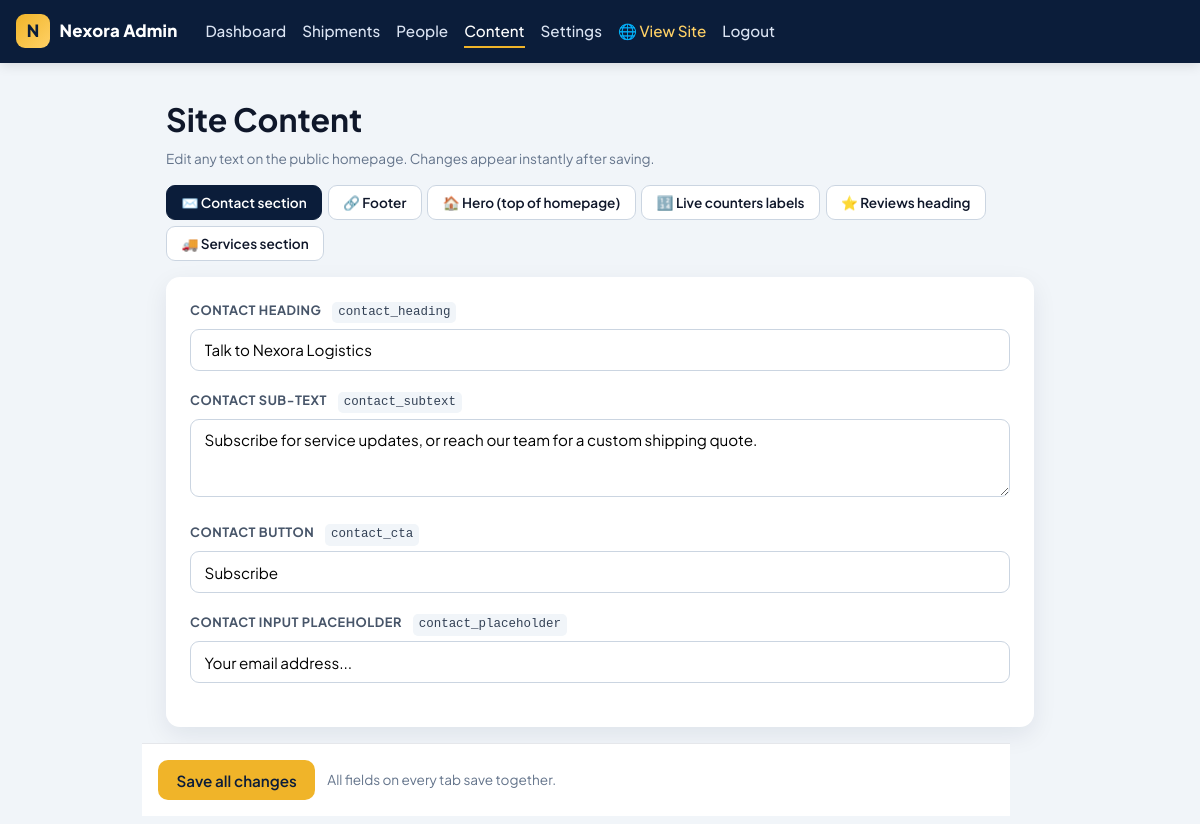
/admin/site-content.php (signed in), run on the app's committed database.
### tables this page shows
CREATE TABLE site_content (
    id INTEGER PRIMARY KEY AUTOINCREMENT,
    section TEXT NOT NULL,
    content_key TEXT NOT NULL UNIQUE,
    label TEXT NOT NULL,
    value TEXT NOT NULL DEFAULT '',
    multiline INTEGER NOT NULL DEFAULT 0,
    sort_order INTEGER NOT NULL DEFAULT 0,
    updated_at TEXT NOT NULL DEFAULT CURRENT_TIMESTAMP
);

### app/helpers.php (called while the page is built, shortened)
<?php
function nxWebBase(): string
{
    $script = str_replace('\\', '/', (string) ($_SERVER['SCRIPT_NAME'] ?? ''));
    $dir = rtrim(str_replace('\\', '/', dirname($script)), '/');
    if (preg_match('#^(.*?)/(?:admin/api|admin)$#', $dir, $m)) {
        $dir = $m[1];
    }
    return $dir === '/' ? '' : $dir;
}
function asset(string $path = ''): string
{
    return nxWebBase() . '/assets/' . ltrim($path, '/');
}

### public/admin/site-content.php (the view, shortened to what this page needs)
<?php
$db = Database::connection();
$rows = $db->query('SELECT * FROM site_content ORDER BY section, sort_order, id')->fetchAll();
$grouped = [];
foreach ($rows as $r) $grouped[$r['section']][] = $r;
$sectionTitles = [
    'hero'     => '🏠 Hero (top of homepage)',
    'services' => '🚚 Services section',
    'numbers'  => '🔢 Live counters labels',
    'reviews'  => '⭐ Reviews heading',
    'contact'  => '✉️ Contact section',
    'footer'   => '🔗 Footer',
];
function hh(?string $v): string { return htmlspecialchars((string)$v, ENT_QUOTES); }
?>
<!DOCTYPE html>
<html lang="en">
<head>
<link rel="stylesheet" href="<?= asset('css/app.css') ?>">
</head>
<body>
<header class="navbar">
  <a href="/admin/index.php" class="logo" style="text-decoration:none;color:inherit;">
    <span class="logo-badge">N</span><span class="logo-text">Nexora Admin</span>
  </a>
  <nav class="nav-links">
    <a href="/admin/index.php">Dashboard</a>
    <a href="/admin/shipments-hub.php">Shipments</a>
    <a href="/admin/people.php">People</a>
    <a href="/admin/content.php" class="active">Content</a>
    <a href="/admin/settings.php">Settings</a>
    <a href="/" target="_blank" rel="noopener" style="color:#ffd166 !important;">🌐 View Site</a>
    <a href="/admin/login.php?logout=1">Logout</a>
  </nav>
</header>
<div class="wrap">
  <h1 style="margin:1rem 0 .25rem;">Site Content</h1>
  <p class="hint">Edit any text on the public homepage. Changes appear instantly after saving.</p>
  <div class="tabs">
    <?php $first = true; foreach ($grouped as $section => $items): ?>
      <button type="button" class="tab<?= $first ? ' active' : '' ?>" data-tab="<?= hh($section) ?>"><?= hh($sectionTitles[$section] ?? ucfirst($section)) ?></button>
      <?php $first = false; endforeach; ?>
  </div>
  <form method="post" action="/admin/site-content.php">
    <?php $first = true; foreach ($grouped as $section => $items): ?>
      <div class="tab-panel<?= $first ? ' active' : '' ?>" id="tab-<?= hh($section) ?>">
        <div class="panel">
          <?php foreach ($items as $r): ?>
            <div class="field">
              <label>
                <?= hh($r['label']) ?>
                <code><?= hh($r['content_key']) ?></code>
              </label>
              <?php if ((int)$r['multiline'] === 1): ?>
                <textarea name="val[]"><?= hh($r['value']) ?></textarea>
              <?php else: ?>
                <input type="text" name="val[]" value="<?= hh($r['value']) ?>">
              <?php endif; ?>
            </div>
          <?php endforeach; ?>
        </div>
      </div>
      <?php $first = false; endforeach; ?>
    <div class="save-bar">
      <button type="submit" class="btn btn-primary">Save all changes</button>
      <span style="color:#64748b;font-size:.85rem;">All fields on every tab save together.</span>
    </div>
  </form>
</div>
</body>
</html>

### public/assets/css/app.css (style rules this page uses)
:root { --navy:#0b1d3a; --navy-2:#132a52; --gold:#f0b429; --gold-2:#ffd166; --blue:#2563eb; --ink:#0f172a; --muted:#5b6b85; --line:#e5e7eb; --bg:#f7f9fc; --card:#ffffff; --radius:14px; --shadow:0 8px 24px rgba(11,29,58,.08); }
* { box-sizing:border-box; }
html,body { margin:0;padding:0; }
body { font-family:'Plus Jakarta Sans',system-ui,-apple-system,Segoe UI,Roboto,sans-serif; background:var(--bg); color:var(--ink); line-height:1.55; -webkit-font-smoothing:antialiased; }
a { color:inherit; }
.navbar { position:sticky;top:0;z-index:50; display:flex;align-items:center;gap:1rem;flex-wrap:wrap; padding:.85rem 1rem; background:var(--navy); color:#fff; box-shadow:0 2px 12px rgba(0,0,0,.12); }
.navbar .logo { display:flex;align-items:center;gap:.6rem;font-weight:800;font-size:1.05rem; }
.logo-badge { display:inline-flex;align-items:center;justify-content:center; width:34px;height:34px;border-radius:9px; background:linear-gradient(135deg,var(--gold),var(--gold-2)); color:var(--navy);font-weight:900; }
.logo-text { letter-spacing:.2px; }
.nav-links { display:flex;gap:1.1rem;margin-left:1rem;flex-wrap:wrap; }
.nav-links a { color:#dbe4f3;text-decoration:none;font-weight:500;font-size:.95rem; padding:.25rem 0;border-bottom:2px solid transparent;transition:.15s; }
.nav-links a:hover,.nav-links a.active { color:#fff;border-bottom-color:var(--gold); }
.btn { display:inline-flex;align-items:center;justify-content:center;gap:.5rem; padding:.6rem 1.1rem;border-radius:10px;border:1px solid transparent; font-family:inherit;font-weight:600;font-size:.95rem;cursor:pointer; text-decoration:none;transition:.15s;white-space:nowrap; }
.btn-primary { background:var(--gold);color:var(--navy); }
html, body { overflow-x: hidden; max-width: 100vw; width: 100%; }
*, *::before, *::after { box-sizing: border-box; }
section, main, header, footer, div { max-width: 100%; }
.navbar { padding: .9rem 1rem; gap: .75rem; row-gap: .5rem; }
.nav-links { gap: 1rem; flex-wrap: wrap; }
.nav-links a { white-space: nowrap; }

### public/admin/site-content.php (style rules this page uses)
body { background: #f1f5f9; }
.wrap { max-width: 900px; margin: 0 auto; padding: 1rem; }
.panel { background: #fff; border-radius: 14px; padding: 1.5rem; box-shadow: 0 8px 24px rgba(11,29,58,.08); margin-bottom: 1.5rem; }
.tabs { display: flex; gap: .35rem; flex-wrap: wrap; margin-bottom: 1rem; }
.tab { padding: .5rem .9rem; border-radius: 9px; background: #fff; border: 1px solid #cbd5e1; cursor: pointer; font-weight: 600; font-size: .85rem; color: #0f172a; font-family: inherit; }
.tab.active { background: #0b1d3a; color: #fff; border-color: #0b1d3a; }
.tab-panel { display: none; }
.tab-panel.active { display: block; }
.field { margin-bottom: 1.25rem; }
.field label { display: block; font-size: .8rem; font-weight: 700; color: #475569; text-transform: uppercase; letter-spacing: .04em; margin-bottom: .35rem; }
.field code { display: inline-block; background: #f1f5f9; padding: 1px 6px; border-radius: 5px; font-size: .78rem; color: #334155; margin-left: .5rem; text-transform: none; letter-spacing: 0; font-weight: 500; }
.field input, .field textarea { width: 100%; padding: .65rem .85rem; border: 1px solid #cbd5e1; border-radius: 9px; font-family: inherit; font-size: .95rem; box-sizing: border-box; }
.field textarea { min-height: 78px; resize: vertical; }
.save-bar { position: sticky; bottom: 0; background: #fff; border-top: 1px solid #e5e7eb; padding: 1rem; margin: 1rem -1.5rem -1.5rem; display: flex; gap: .75rem; align-items: center; flex-wrap: wrap; }
.hint { color: #64748b; font-size: .85rem; margin: 0 0 1rem; }

### data on the page
site_content: label "CONTACT HEADING", content_key "contact_heading", value "Talk to Nexora Logistics"
site_content: label "CONTACT SUB-TEXT", content_key "contact_subtext", value "Subscribe for service updates, or reach our team for a custom shipping quote."
site_content: label "CONTACT BUTTON", content_key "contact_cta", value "Subscribe"
site_content: label "CONTACT INPUT PLACEHOLDER", content_key "contact_placeholder", value "Your email address..."

### other printed values
hh($sectionTitles[$section] ?? ucfirst($section)) "✉️ Contact section"
hh($sectionTitles[$section] ?? ucfirst($section)) "🔗 Footer"
hh($sectionTitles[$section] ?? ucfirst($section)) "🏠 Hero (top of homepage)"
hh($sectionTitles[$section] ?? ucfirst($section)) "🔢 Live counters labels"
hh($sectionTitles[$section] ?? ucfirst($section)) "⭐ Reviews heading"
hh($sectionTitles[$section] ?? ucfirst($section)) "🚚 Services section"
